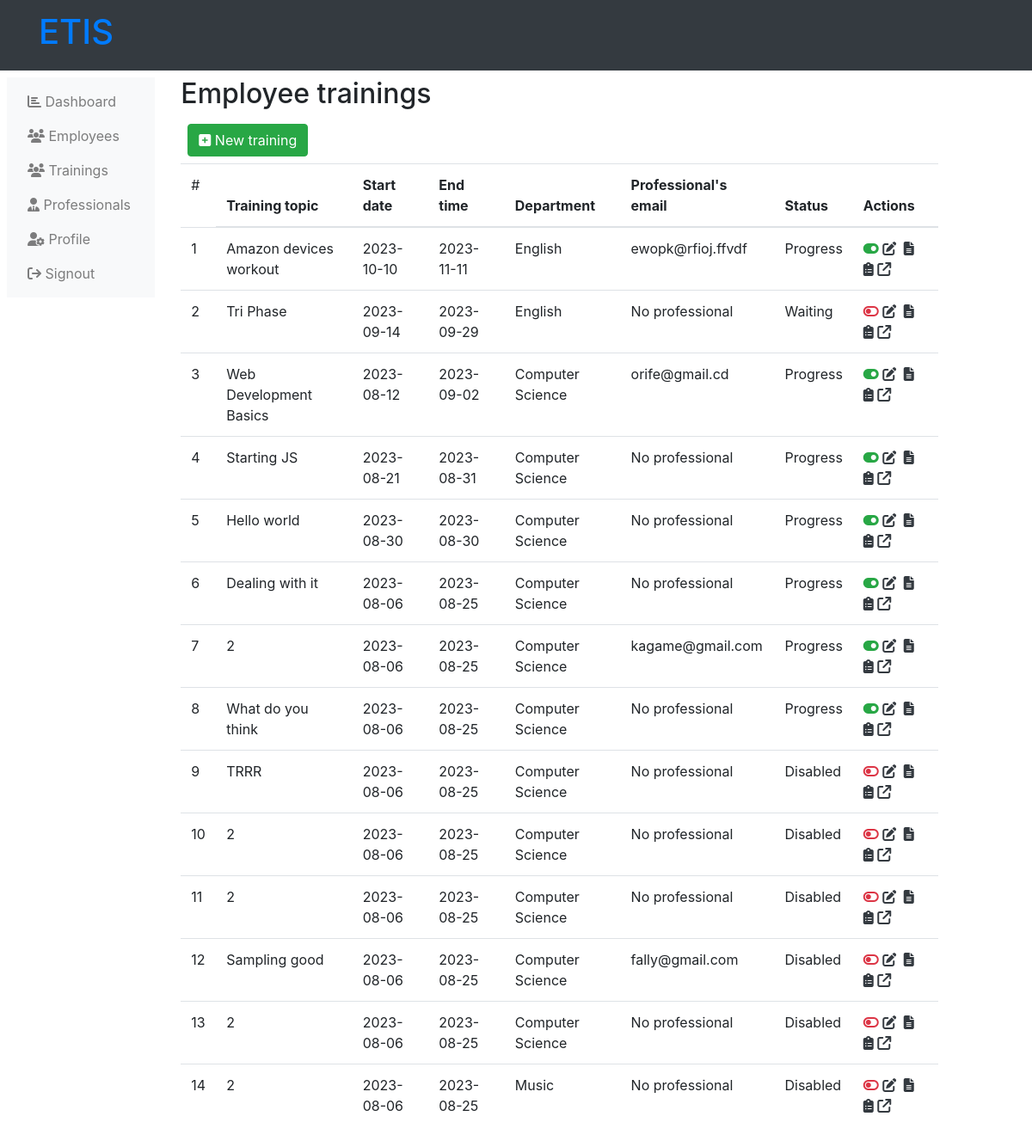
The page /administration-trainings.php (signed in) on the database as committed earlier.
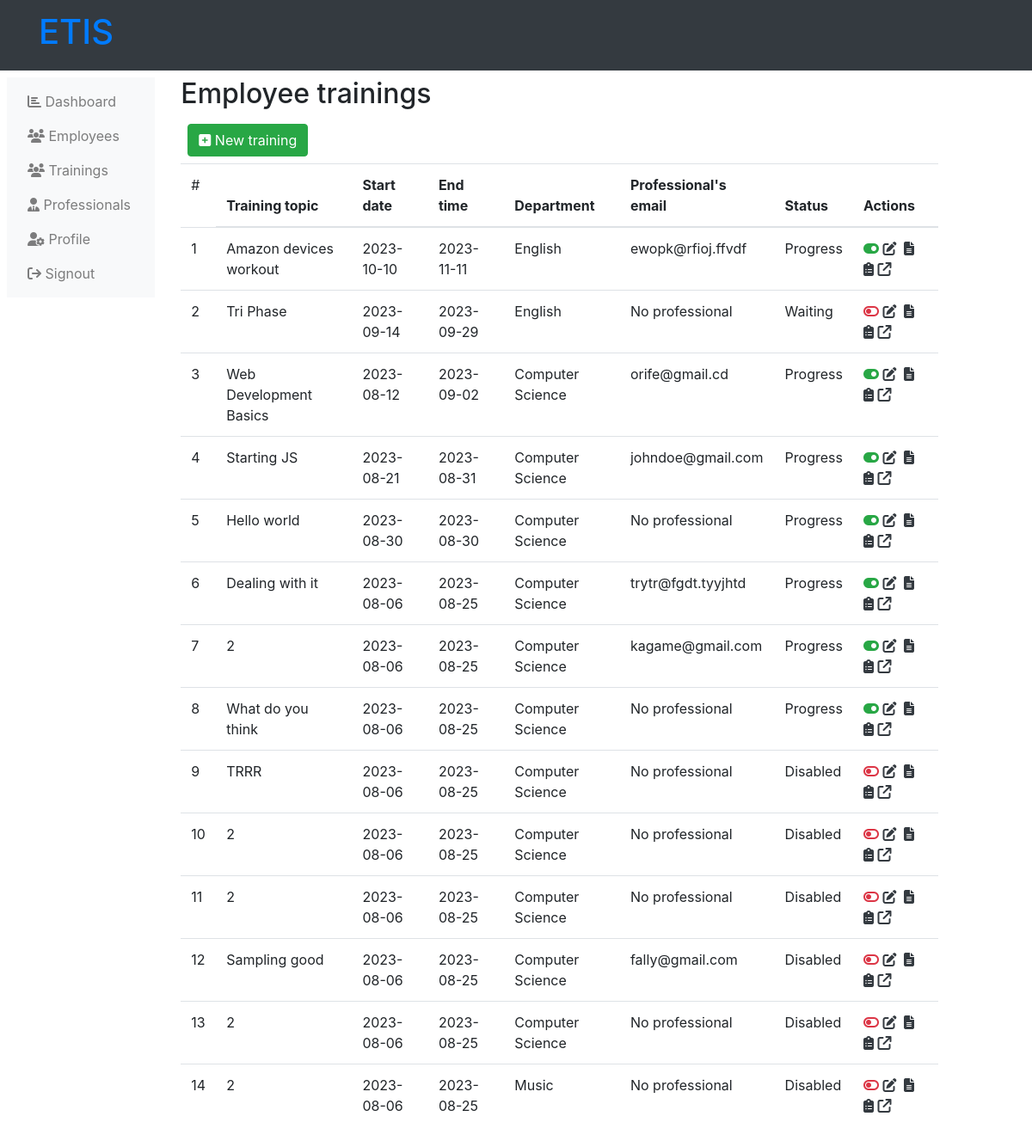
The same page on the database as committed later.
### tables this page shows
CREATE TABLE `trainings` (
  `training_id` int(11) NOT NULL,
  `training_topic` varchar(255) NOT NULL,
  `training_description` text NOT NULL DEFAULT 'This is the defaullt description of the trainings',
  `training_start` varchar(255) NOT NULL,
  `training_end` varchar(255) NOT NULL,
  `training_cover` varchar(255) NOT NULL,
  `training_depart` int(11) NOT NULL,
  `training_status` varchar(255) NOT NULL
);

CREATE TABLE `departments` (
  `depart_id` int(11) NOT NULL,
  `depart_name` varchar(255) NOT NULL
);

CREATE TABLE `training_professionals` (
  `tr_pro_id` int(11) NOT NULL,
  `training` int(11) NOT NULL,
  `professional` int(11) NOT NULL,
  `unique_id` text NOT NULL,
  `tr_pro_status` varchar(255) NOT NULL
);

CREATE TABLE `professionals` (
  `professional_id` int(11) NOT NULL,
  `professional_fn` varchar(255) NOT NULL,
  `professional_ln` varchar(255) NOT NULL,
  `professional_email` varchar(255) NOT NULL,
  `professional_phone` int(12) NOT NULL,
  `professional_status` varchar(255) NOT NULL
);

### administration-trainings.php (the view, shortened to what the changed rows need)
<?php
    include('php/connection.php');
?>
<!DOCTYPE html>
<html lang="en">
<head>
    <link rel="stylesheet" href="https://maxcdn.bootstrapcdn.com/bootstrap/4.5.2/css/bootstrap.min.css">
    <link rel="stylesheet" href="https://cdnjs.cloudflare.com/ajax/libs/font-awesome/6.4.2/css/all.min.css" />
</head>
<body>
    <?php include("php/administration-header.php"); ?>
    <div class="">
        <div class="row p-2">
            <div class="col-md-9">
                <h2>
                    Employee trainings
                </h2>
                <div class="r">
                    <table class="table table-hover table-responsive">
                        <thead>
                            <tr>
                                <td>
                                    #
                                <th>
                                    Training topic
                                </th>
                                <th>
                                    Start date
                                </th>
                                <th>
                                    End time
                                </th>
                                <th>
                                    Department
                                </th>
                                <th>
                                    Professional's email
                                </th>
                                <th>
                                    Status
                                </th>
                                <th>
                                    Actions
                                </th>
                            </tr>
                        </thead>
                        <tbody>
                            <?php
                                $get_trainings = mysqli_query($server,"SELECT * from
                                    trainings,departments
                                    WHERE
                                    trainings.training_depart = departments.depart_id
                                    ORDER BY
                                    training_end DESC,training_start DESC
                                ");
                                $count=1;
                                while ($data_trainings = mysqli_fetch_array($get_trainings)) {
                                    ?>
                                    <tr>
                                        <td>
                                            <?php echo $count++; ?>
                                        </td>
                                        <td>
                                            <?php
                                                echo $data_trainings['training_topic'];
                                            ?>
                                        </td>
                                        <td>
                                            <?php
                                                echo $data_trainings['training_start'];
                                            ?>
                                        </td>
                                        <td>
                                            <?php
                                                echo $data_trainings['training_end'];
                                            ?>
                                        </td>
                                        <td>
                                            <?php
                                                echo $data_trainings['depart_name'];
                                            ?>
                                        </td>
                                        <td>
                                            <?php
                                                $training_id = $data_trainings['training_id'];
                                                $get_professional_tr = mysqli_query($server,"SELECT * from training_professionals
                                                    WHERE training='$training_id'
                                                ");
                                                if (mysqli_num_rows($get_professional_tr) < 1) {
                                                    ?>
                                                    No professional
                                                    <?php
                                                }
                                                while ($data_profe_tr = mysqli_fetch_array($get_professional_tr)) {
                                                    $profes = $data_profe_tr['professional'];
                                                    $get_profe_info = mysqli_fetch_array(mysqli_query($server,"SELECT * from
                                                        professionals WHERE professional_id = '$profes'
                                                    "));
                                                    echo $get_profe_info['professional_email']." ";
                                                }
                                            ?>
                                        </td>
                                        <td>
                                            <?php
                                                echo $data_trainings['training_status'];
                                            ?>
                                        </td>
                                        <td>
                                            <?php
                                                if ($data_trainings['training_status'] == 'Progress') {
                                                    ?>
                                                    <a href="administrator-ban-training.php?training_id=<?php echo $data_trainings['training_id'] ?>"
                                                        class="" title="Disable training">
                                                        <i class="fas fa-toggle-on text-success"></i>
                                                    </a>
                                                    <?php
                                                }
                                                else {
                                                    ?>
                                                    <a href="administrator-unban-training.php?training_id=<?php echo $data_trainings['training_id'] ?>"
                                                        class="" title="Enable training">
                                                        <i class="fas fa-toggle-off text-danger"></i>
                                                    </a>
                                                    <?php
                                                }
                                            ?>
                                            <a href="administrator-edit-training.php?training_id=<?php echo $data_trainings['training_id'] ?>"
                                                class="" title="Edit training">
                                                <i class="fa fa-edit  text-dark"></i>
                                            </a>
                                            <a href="administration-trainings-add-content.php?training_id=<?php echo $data_trainings['training_id'] ?>" title="New training contents"
                                                class="m-1">
                                                <i class="fas fa-file-alt  text-dark"></i>
                                            </a>
                                            <a href="administrator-training-overview.php?training_id=<?php echo $data_trainings['training_id'] ?>" title="Training overview"
                                                class="">
                                                <i class="fas fa-clipboard-list text-dark"></i>
                                            </a>
                                            <a href="trainings/covers/<?php echo $data_trainings['training_cover']; ?>" title="View training image." target="_blank"
                                                class="">
                                                <i class="fa fa-external-link text-dark"></i>
                                            </a>
                                        </td>
                                    </tr>
                                    <?php
                                }
                            ?>
                        </tbody>
                    </table>
                </div>
            </div>
        </div>
    </div>
</body>
</html>

Rows that differ between the two databases and show on the page:
shown differently, row unchanged: trainings "Starting JS": no longer shows "No professional"
added training_professionals: professional.professional_email "johndoe@gmail.com", shown under trainings "Starting JS"
shown differently, row unchanged: trainings "Dealing with it": no longer shows "No professional"
added training_professionals: professional.professional_email "trytr@fgdt.tyyjhtd", shown under trainings "Dealing with it"
